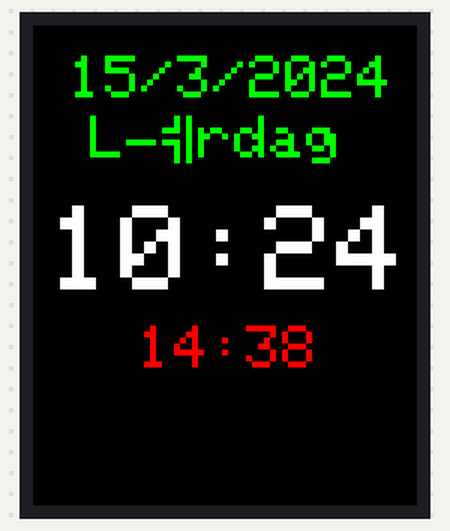
This sketch was run on a simulated Arduino Uno, built with avr-gcc and run on an emulated ATmega328P. Parts: 128×160 colour display. Wiring (inferred from the names in the program): DS3231 clock at I2C address 0x68. The local clock reads 2024-03-15 10:24:30 at power-on unless the sketch sets it.

Above: at 0.3 s.
At 30.3 s:
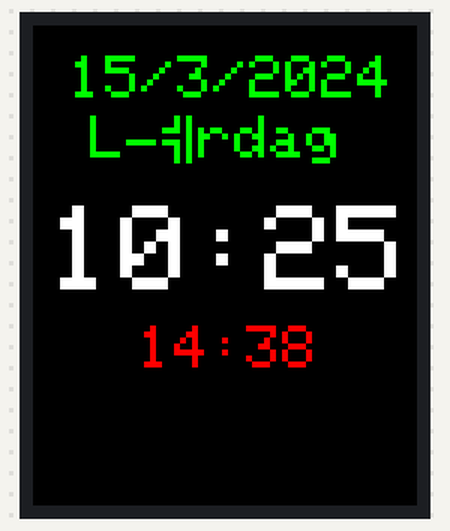
At 90.4 s:
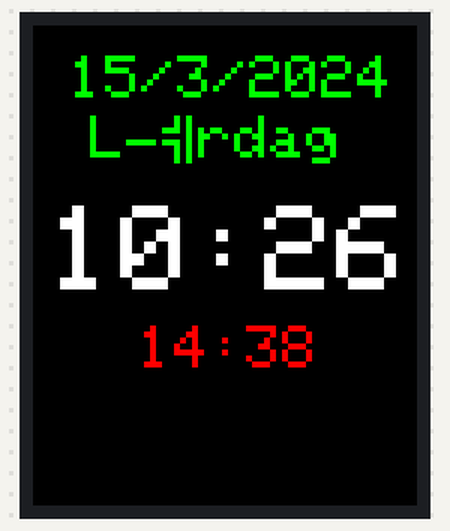

Measured:
- what the display in image 0 shows lasts 30.1 s, from 0.2 s to 30.3 s
- what the display in image 1 shows lasts 60.0 s, from 30.3 s to 90.3 s

The sketch:

Alarmclock.ino
```cpp
#include <Adafruit_ST7735.h>
#include <Adafruit_GFX.h>
#include <Wire.h>
//#include "Sodaq_DS3231.h"
#include <Sodaq_DS3231.h>
#include <SPI.h>
#include "pitches.h"

#define TFT_CS     10
#define TFT_RST    8
#define TFT_DC     9
Adafruit_ST7735 tft = Adafruit_ST7735(TFT_CS,  TFT_DC, TFT_RST);

#define TFT_SCLK 13
#define TFT_MOSI 11

char timeChar[100];
char dateChar[50];
char dayChar[50];

String dateString;
String dayString;
int minuteNow=0;
int minutePrevious=0;

char alarmChar[10];
String alarmString = "14:38";

// notes in the melody:
int melody[] = {
  NOTE_E7
};

int noteDurations[] = {
  12
};

void setup ()
{
    tft.initR(INITR_BLACKTAB);
    tft.fillScreen(ST7735_BLACK);
    Serial.begin(57600);
    Wire.begin();
    rtc.begin();

}

uint32_t old_ts;

void loop ()
{
  DateTime now = rtc.now(); //get the current date-time
  uint32_t ts = now.getEpoch();

    if (old_ts == 0 || old_ts != ts) {
	old_ts = ts;

  minuteNow = now.minute();
  if(minuteNow!=minutePrevious)
  {
    dayString = getDayOfWeek(now.dayOfWeek())+"\n";
    dateString = String(now.date())+"/"+String(now.month());
    dateString= dateString+"/"+ String(now.year());
    minutePrevious = minuteNow;
    String hours = String(now.hour());
    if(now.minute()<10)
    {
      hours = hours+":0"+String(now.minute());
    }else
    {
      hours = hours+":"+String(now.minute());
    }

    hours.toCharArray(timeChar,100);
    tft.fillRect(5,10,160,80,ST7735_BLACK);
    printText(timeChar, ST7735_WHITE,5,60,4);
    dateString.toCharArray(dateChar,50);
    printText(dateChar, ST7735_GREEN,12,10,2);
    dayString.toCharArray(dayChar, 50);
    printText(dayChar, ST7735_GREEN,19,30,2);
    alarmString.toCharArray(alarmChar, 10);
    printText(alarmChar, ST7735_RED, 35, 100, 2);

    if(hours == alarmString){
      for(int i = 0; i < 5; i++){
          alarmTone();
        }
      }
  }
}
    delay(1000);
}

void setRTCTime()
{
  DateTime dt(2017, 4, 13, 14, 9, 30, 4); // Year, Month, Day, Hour, Minutes, Seconds, Day of Week
  rtc.setDateTime(dt); //Adjust date-time as defined 'dt' above
}

void printText(char *text, uint16_t color, int x, int y,int textSize)
{
  tft.setCursor(x, y);
  tft.setTextColor(color);
  tft.setTextSize(textSize);
  tft.setTextWrap(true);
  tft.print(text);
}

String getDayOfWeek(int i)
{
  switch(i)
  {
    case 1: return "Mandag";break;
    case 2: return "Tirsdag";break;
    case 3: return "Onsdag";break;
    case 4: return "Torsdag";break;
    case 5: return "Fredag";break;
    case 6: return "Lørdag";break;
    case 7: return "Søndag";break;
    default: return "Mandag";break;
  }
}

void alarmTone(){
  for (int thisNote = 0; thisNote < 8; thisNote++) {
    int noteDuration = 1000 / noteDurations[thisNote];
    tone(7, melody[thisNote], noteDuration);
    delay(1000);
  }
}
```

Sodaq_DS3231.cpp
```cpp
// Sodaq_DS3231 Class is a modified version of DS3231.
// DS3231 Class is by Seeed Technology Inc(http://www.seeedstudio.com) and used
// in Seeeduino Stalker v2.1 for battery management(MCU power saving mode)
// & to generate timestamp for data logging. DateTime Class is a modified
// version supporting day-of-week.

// Original DateTime Class and its utility code is by Jean-Claude Wippler at JeeLabs
// http://jeelabs.net/projects/cafe/wiki/RTClib
// Released under MIT License http://opensource.org/licenses/mit-license.php

#include <Wire.h>
#include <avr/pgmspace.h>
#include "Sodaq_DS3231.h"
#include "Arduino.h"

#define EPOCH_TIME_OFF 946684800  // This is 2000-jan-01 00:00:00 in epoch time
#define SECONDS_PER_DAY 86400L

#define DS3231_ADDRESS	      0x68 //I2C Slave address

/* DS3231 Registers. Refer Sec 8.2 of application manual */
#define DS3231_SEC_REG        0x00
#define DS3231_MIN_REG        0x01
#define DS3231_HOUR_REG       0x02
#define DS3231_WDAY_REG       0x03
#define DS3231_MDAY_REG       0x04
#define DS3231_MONTH_REG      0x05
#define DS3231_YEAR_REG       0x06

#define DS3231_AL1SEC_REG     0x07
#define DS3231_AL1MIN_REG     0x08
#define DS3231_AL1HOUR_REG    0x09
#define DS3231_AL1WDAY_REG    0x0A

#define DS3231_AL2MIN_REG     0x0B
#define DS3231_AL2HOUR_REG    0x0C
#define DS3231_AL2WDAY_REG    0x0D

#define DS3231_CONTROL_REG          0x0E
#define DS3231_STATUS_REG           0x0F
#define DS3231_AGING_OFFSET_REG     0x0F
#define DS3231_TMP_UP_REG           0x11
#define DS3231_TMP_LOW_REG          0x12

////////////////////////////////////////////////////////////////////////////////
// utility code, some of this could be exposed in the DateTime API if needed

static const uint8_t daysInMonth [] PROGMEM = { 31,28,31,30,31,30,31,31,30,31,30,31 };

// number of days since 2000/01/01, valid for 2001..2099
static uint16_t date2days(uint16_t y, uint8_t m, uint8_t d) {
    if (y >= 2000)
        y -= 2000;
    uint16_t days = d;
    for (uint8_t i = 1; i < m; ++i)
        days += pgm_read_byte(daysInMonth + i - 1);
    if (m > 2 && y % 4 == 0)
        ++days;
    return days + 365 * y + (y + 3) / 4 - 1;
}

static uint32_t time2long(uint16_t days, uint8_t h, uint8_t m, uint8_t s) {
    return ((days * 24L + h) * 60 + m) * 60 + s;
}

static uint8_t conv2d(const char* p) {
    uint8_t v = 0;
    if ('0' <= *p && *p <= '9')
        v = *p - '0';
    return 10 * v + *++p - '0';
}

////////////////////////////////////////////////////////////////////////////////
// DateTime implementation - ignores time zones and DST changes
// NOTE: also ignores leap seconds, see http://en.wikipedia.org/wiki/Leap_second

DateTime::DateTime (long t) {
    ss = t % 60;
    t /= 60;
    mm = t % 60;
    t /= 60;
    hh = t % 24;
    uint16_t days = t / 24;
    uint8_t leap;
    for (yOff = 0; ; ++yOff) {
        leap = yOff % 4 == 0;
        if (days < 365 + leap)
            break;
        days -= 365 + leap;
    }
    for (m = 1; ; ++m) {
        uint8_t daysPerMonth = pgm_read_byte(daysInMonth + m - 1);
        if (leap && m == 2)
            ++daysPerMonth;
        if (days < daysPerMonth)
            break;
        days -= daysPerMonth;
    }
    d = days + 1;
    wday = 0;         // FIXME This is not properly initialized
}

DateTime::DateTime (uint16_t year, uint8_t month, uint8_t date, uint8_t hour, uint8_t min, uint8_t sec, uint8_t wd) {
    if (year >= 2000)
        year -= 2000;
    yOff = year;
    m = month;
    d = date;
    hh = hour;
    mm = min;
    ss = sec;
    wday = wd;
}

// A convenient constructor for using "the compiler's time":
//   DateTime now (__DATE__, __TIME__);
// NOTE: using PSTR would further reduce the RAM footprint
DateTime::DateTime (const char* date, const char* time) {
    // sample input: date = "Dec 26 2009", time = "12:34:56"
    yOff = conv2d(date + 9);
    // Jan Feb Mar Apr May Jun Jul Aug Sep Oct Nov Dec
    switch (date[0]) {
        case 'J': m = date[1] == 'a' ? 1 : date[2] == 'n' ? 6 : 7; break;
        case 'F': m = 2; break;
        case 'A': m = date[2] == 'r' ? 4 : 8; break;
        case 'M': m = date[2] == 'r' ? 3 : 5; break;
        case 'S': m = 9; break;
        case 'O': m = 10; break;
        case 'N': m = 11; break;
        case 'D': m = 12; break;
    }
    d = conv2d(date + 4);
    hh = conv2d(time);
    mm = conv2d(time + 3);
    ss = conv2d(time + 6);
    wday = 0;         // FIXME This is not properly initialized
}

uint32_t DateTime::get() const {
    uint16_t days = date2days(yOff, m, d);
    return time2long(days, hh, mm, ss);
}

uint32_t DateTime::getEpoch() const
{
    return get() + EPOCH_TIME_OFF;
}

/*
 * Format an integer as %0*d
 *
 * Arduino formatting sucks.
 */
static void add0Nd(String &str, uint16_t val, size_t width)
{
    if (width >= 5 && val < 1000) {
	str += '0';
    }
    if (width >= 4 && val < 100) {
	str += '0';
    }
    if (width >= 3 && val < 100) {
	str += '0';
    }
    if (width >= 2 && val < 10) {
	str += '0';
    }
    str += val;
}
static inline void add04d(String &str, uint16_t val) { add0Nd(str, val, 4); }
static inline void add02d(String &str, uint16_t val) { add0Nd(str, val, 2); }

void DateTime::addToString(String & str) const
{
    add04d(str, year());
    str += '-';
    add02d(str, month());
    str += '-';
    add02d(str, date());
    str += ' ';
    add02d(str, hour());
    str += ':';
    add02d(str, minute());
    str += ':';
    add02d(str, second());
}

static uint8_t bcd2bin (uint8_t val) { return val - 6 * (val >> 4); }
static uint8_t bin2bcd (uint8_t val) { return val + 6 * (val / 10); }

////////////////////////////////////////////////////////////////////////////////
// RTC DS3231 implementation

uint8_t Sodaq_DS3231::readRegister(uint8_t regaddress)
{
    Wire.beginTransmission(DS3231_ADDRESS);
    Wire.write((byte)regaddress);
    Wire.endTransmission();

    Wire.requestFrom(DS3231_ADDRESS, 1);
    return Wire.read();
}

void Sodaq_DS3231::writeRegister(uint8_t regaddress,uint8_t value)
{
    Wire.beginTransmission(DS3231_ADDRESS);
    Wire.write((byte)regaddress);
    Wire.write((byte)value);
    Wire.endTransmission();
}

uint8_t Sodaq_DS3231::begin(void) {

  unsigned char ctReg=0;

  Wire.begin();
  ctReg |= 0b00011100;
  writeRegister(DS3231_CONTROL_REG, ctReg);     //CONTROL Register Address
  delay(10);

  // set the clock to 24hr format
  uint8_t hrReg = readRegister(DS3231_HOUR_REG);
  hrReg &= 0b10111111;
  writeRegister(DS3231_HOUR_REG, hrReg);

  delay(10);

  return 1;
}

//set the time-date specified in DateTime format
//writing any non-existent time-data may interfere with normal operation of the RTC
void Sodaq_DS3231::setDateTime(const DateTime& dt) {

  Wire.beginTransmission(DS3231_ADDRESS);
  Wire.write((byte)DS3231_SEC_REG);  //beginning from SEC Register address

  Wire.write((byte)bin2bcd(dt.second()));
  Wire.write((byte)bin2bcd(dt.minute()));
  Wire.write((byte)bin2bcd((dt.hour()) & 0b10111111)); //Make sure clock is still 24 Hour
  Wire.write((byte)dt.dayOfWeek());
  Wire.write((byte)bin2bcd(dt.date()));
  Wire.write((byte)bin2bcd(dt.month()));
  Wire.write((byte)bin2bcd(dt.year() - 2000));
  Wire.endTransmission();

}

DateTime Sodaq_DS3231::makeDateTime(unsigned long t)
{
  if (t < EPOCH_TIME_OFF)
    return DateTime(0);
  return DateTime(t - EPOCH_TIME_OFF);
}

// Set the RTC using timestamp (seconds since epoch)
void Sodaq_DS3231::setEpoch(uint32_t ts)
{
  setDateTime(makeDateTime(ts));
}

//Read the current time-date and return it in DateTime format
DateTime Sodaq_DS3231::now() {
  Wire.beginTransmission(DS3231_ADDRESS);
  Wire.write((byte)0x00);
  Wire.endTransmission();

  Wire.requestFrom(DS3231_ADDRESS, 8);
  uint8_t ss = bcd2bin(Wire.read());
  uint8_t mm = bcd2bin(Wire.read());

  uint8_t hrreg = Wire.read();
  uint8_t hh = bcd2bin((hrreg & ~0b11000000)); //Ignore 24 Hour bit

  uint8_t wd =  Wire.read();
  uint8_t d = bcd2bin(Wire.read());
  uint8_t m = bcd2bin(Wire.read());
  uint16_t y = bcd2bin(Wire.read()) + 2000;

  return DateTime (y, m, d, hh, mm, ss, wd);
}

//Enable periodic interrupt at /INT pin. Supports only the level interrupt
//for consistency with other /INT interrupts. All interrupts works like single-shot counter
//Use refreshINTA() to re-enable interrupt.
void Sodaq_DS3231::enableInterrupts(uint8_t periodicity)
{

    unsigned char ctReg=0;
    ctReg |= 0b00011101;
    writeRegister(DS3231_CONTROL_REG, ctReg);     //CONTROL Register Address

   switch(periodicity)
   {
       case EverySecond:
       writeRegister(DS3231_AL1SEC_REG,  0b10000000 ); //set AM1
       writeRegister(DS3231_AL1MIN_REG,  0b10000000 ); //set AM2
       writeRegister(DS3231_AL1HOUR_REG, 0b10000000 ); //set AM3
       writeRegister(DS3231_AL1WDAY_REG, 0b10000000 ); //set AM4

       break;

       case EveryMinute:
       writeRegister(DS3231_AL1SEC_REG,  0b00000000 ); //Clr AM1
       writeRegister(DS3231_AL1MIN_REG,  0b10000000 ); //set AM2
       writeRegister(DS3231_AL1HOUR_REG, 0b10000000 ); //set AM3
       writeRegister(DS3231_AL1WDAY_REG, 0b10000000 ); //set AM4

       break;

       case EveryHour:
       writeRegister(DS3231_AL1SEC_REG,  0b00000000 ); //Clr AM1
       writeRegister(DS3231_AL1MIN_REG,  0b00000000 ); //Clr AM2
       writeRegister(DS3231_AL1HOUR_REG, 0b10000000 ); //Set AM3
       writeRegister(DS3231_AL1WDAY_REG, 0b10000000 ); //set AM4

       break;
   }
}

//Enable HH/MM/SS interrupt on /INTA pin. All interrupts works like single-shot counter
void Sodaq_DS3231::enableInterrupts(uint8_t hh24, uint8_t mm, uint8_t ss)
{
    unsigned char ctReg=0;
    ctReg |= 0b00011101;
    writeRegister(DS3231_CONTROL_REG, ctReg);     //CONTROL Register Address

    writeRegister(DS3231_AL1SEC_REG,  0b00000000 | bin2bcd(ss) ); //Clr AM1
    writeRegister(DS3231_AL1MIN_REG,  0b00000000 | bin2bcd(mm)); //Clr AM2
    writeRegister(DS3231_AL1HOUR_REG, (0b00000000 | (bin2bcd(hh24) & 0b10111111))); //Clr AM3
    writeRegister(DS3231_AL1WDAY_REG, 0b10000000 ); //set AM4
}

//Disable Interrupts. This is equivalent to begin() method.
void Sodaq_DS3231::disableInterrupts()
{
    begin(); //Restore to initial value.
}

//Clears the interrrupt flag in status register.
//This is equivalent to preparing the DS3231 /INT pin to high for MCU to get ready for recognizing the next INT0 interrupt
void Sodaq_DS3231::clearINTStatus()
{
    // Clear interrupt flag
    uint8_t statusReg = readRegister(DS3231_STATUS_REG);
    statusReg &= 0b11111110;
    writeRegister(DS3231_STATUS_REG, statusReg);

}

//force temperature sampling and converting to registers. If this function is not used the temperature is sampled once 64 Sec.
void Sodaq_DS3231::convertTemperature()
{
    // Set CONV
    uint8_t ctReg = readRegister(DS3231_CONTROL_REG);
    ctReg |= 0b00100000;
    writeRegister(DS3231_CONTROL_REG,ctReg);


    //wait until CONV is cleared. Indicates new temperature value is available in register.
    do
    {
       //do nothing
    } while ((readRegister(DS3231_CONTROL_REG) & 0b00100000) == 0b00100000 );

}

//Read the temperature value from the register and convert it into float (deg C)
float Sodaq_DS3231::getTemperature()
{
    float fTemperatureCelsius;
    uint8_t tUBYTE  = readRegister(DS3231_TMP_UP_REG);  //Two's complement form
    uint8_t tLRBYTE = readRegister(DS3231_TMP_LOW_REG); //Fractional part

    if(tUBYTE & 0b10000000) //check if -ve number
    {
       tUBYTE  ^= 0b11111111;
       tUBYTE  += 0x1;
       fTemperatureCelsius = tUBYTE + ((tLRBYTE >> 6) * 0.25);
       fTemperatureCelsius = fTemperatureCelsius * -1;
    }
    else
    {
        fTemperatureCelsius = tUBYTE + ((tLRBYTE >> 6) * 0.25);
    }

    return (fTemperatureCelsius);

}

Sodaq_DS3231 rtc;
```

Sodaq_DS3231.h
```cpp
// Sodaq_DS3231 Class is a modified version of DS3231.
// DS3231 Class is by Seeed Technology Inc(http://www.seeedstudio.com) and used
// in Seeeduino Stalker v2.1 for battery management(MCU power saving mode)
// & to generate timestamp for data logging. DateTime Class is a modified
// version supporting day-of-week.

// Original DateTime Class and its utility code is by Jean-Claude Wippler at JeeLabs
// http://jeelabs.net/projects/cafe/wiki/RTClib
// Released under MIT License http://opensource.org/licenses/mit-license.php

#ifndef SODAQ_DS3231_H
#define SODAQ_DS3231_H

#include <Arduino.h>
#include <stdint.h>


// Simple general-purpose date/time class (no TZ / DST / leap second handling!)
class DateTime {
public:
    DateTime (long t =0);
    DateTime (uint16_t year, uint8_t month, uint8_t date,
              uint8_t hour, uint8_t min, uint8_t sec, uint8_t wday);
    DateTime (const char* date, const char* time);

    uint8_t second() const      { return ss; }
    uint8_t minute() const      { return mm; }
    uint8_t hour() const        { return hh; }

    uint8_t date() const        { return d; }
    uint8_t month() const       { return m; }
    uint16_t year() const       { return 2000 + yOff; }		// Notice the 2000 !

    uint8_t dayOfWeek() const   { return wday;}  /*Su=1 Mo=2 Tu=3 We=4 Th=5 Fr=6 Sa=7 */

    // 32-bit time as seconds since 1/1/2000
    uint32_t get() const;
    // 32-bit number of seconds since Unix epoch (1970-01-01)
    uint32_t getEpoch() const;

    void addToString(String & str) const;

protected:
    uint8_t yOff, m, d, hh, mm, ss, wday;
};

// These are the constants for periodicity of enableInterrupts() below.
#define EverySecond     0x01
#define EveryMinute     0x02
#define EveryHour       0x03

// RTC DS3231 chip connected via I2C and uses the Wire library.
// Only 24 Hour time format is supported in this implementation
class Sodaq_DS3231 {
public:
    uint8_t begin(void);

    void setDateTime(const DateTime& dt);  //Changes the date-time
    void setEpoch(uint32_t ts); // Set the RTC using timestamp (seconds since epoch)
    DateTime now();            //Gets the current date-time

    DateTime makeDateTime(unsigned long t);

    //Decides the /INT pin's output setting
    //periodicity can be any of following defines: EverySecond, EveryMinute, EveryHour
    void enableInterrupts(uint8_t periodicity);
    void enableInterrupts(uint8_t hh24, uint8_t mm,uint8_t ss);
    void disableInterrupts();
    void clearINTStatus();

    void convertTemperature();
    float getTemperature();
private:
    uint8_t readRegister(uint8_t regaddress);
    void writeRegister(uint8_t regaddress, uint8_t value);
};

extern Sodaq_DS3231 rtc;

#endif
```

Source omitted: Sodaq_DS3231.h (2717 bytes), pitches.h (2000 bytes)
